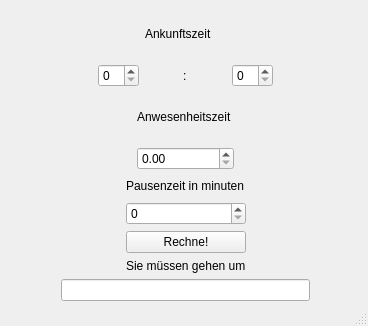
<?xml version="1.0" encoding="UTF-8"?>
<ui version="4.0">
 <class>MainWindow</class>
 <widget class="QMainWindow" name="MainWindow">
  <property name="geometry">
   <rect>
    <x>0</x>
    <y>0</y>
    <width>368</width>
    <height>326</height>
   </rect>
  </property>
  <property name="windowTitle">
   <string>Stundenrechner</string>
  </property>
  <widget class="QWidget" name="centralwidget">
   <widget class="QWidget" name="gridLayoutWidget">
    <property name="geometry">
     <rect>
      <x>30</x>
      <y>10</y>
      <width>311</width>
      <height>291</height>
     </rect>
    </property>
    <layout class="QGridLayout" name="gridLayout_2">
     <item row="2" column="0">
      <spacer name="horizontalSpacer">
       <property name="orientation">
        <enum>Qt::Horizontal</enum>
       </property>
       <property name="sizeHint" stdset="0">
        <size>
         <width>40</width>
         <height>20</height>
        </size>
       </property>
      </spacer>
     </item>
     <item row="2" column="1">
      <layout class="QGridLayout" name="gridLayout_4">
       <item row="0" column="1">
        <widget class="QLabel" name="label_3">
         <property name="text">
          <string>Anwesenheitszeit </string>
         </property>
        </widget>
       </item>
       <item row="1" column="2">
        <spacer name="horizontalSpacer_7">
         <property name="orientation">
          <enum>Qt::Horizontal</enum>
         </property>
         <property name="sizeHint" stdset="0">
          <size>
           <width>40</width>
           <height>20</height>
          </size>
         </property>
        </spacer>
       </item>
       <item row="1" column="1">
        <widget class="QDoubleSpinBox" name="doubleSpinBox"/>
       </item>
       <item row="1" column="0">
        <spacer name="horizontalSpacer_8">
         <property name="orientation">
          <enum>Qt::Horizontal</enum>
         </property>
         <property name="sizeHint" stdset="0">
          <size>
           <width>40</width>
           <height>20</height>
          </size>
         </property>
        </spacer>
       </item>
      </layout>
     </item>
     <item row="0" column="1">
      <layout class="QGridLayout" name="gridLayout_3">
       <item row="1" column="0">
        <spacer name="horizontalSpacer_2">
         <property name="orientation">
          <enum>Qt::Horizontal</enum>
         </property>
         <property name="sizeHint" stdset="0">
          <size>
           <width>40</width>
           <height>20</height>
          </size>
         </property>
        </spacer>
       </item>
       <item row="0" column="2">
        <widget class="QLabel" name="label_2">
         <property name="text">
          <string>Ankunftszeit</string>
         </property>
        </widget>
       </item>
       <item row="1" column="4">
        <spacer name="horizontalSpacer_3">
         <property name="orientation">
          <enum>Qt::Horizontal</enum>
         </property>
         <property name="sizeHint" stdset="0">
          <size>
           <width>40</width>
           <height>20</height>
          </size>
         </property>
        </spacer>
       </item>
       <item row="1" column="1">
        <widget class="QSpinBox" name="spinBox"/>
       </item>
       <item row="1" column="3">
        <widget class="QSpinBox" name="spinBox_2"/>
       </item>
       <item row="1" column="2">
        <layout class="QHBoxLayout" name="horizontalLayout">
         <item>
          <spacer name="horizontalSpacer_5">
           <property name="orientation">
            <enum>Qt::Horizontal</enum>
           </property>
           <property name="sizeHint" stdset="0">
            <size>
             <width>40</width>
             <height>20</height>
            </size>
           </property>
          </spacer>
         </item>
         <item>
          <widget class="QLabel" name="label_4">
           <property name="text">
            <string>:</string>
           </property>
          </widget>
         </item>
         <item>
          <spacer name="horizontalSpacer_6">
           <property name="orientation">
            <enum>Qt::Horizontal</enum>
           </property>
           <property name="sizeHint" stdset="0">
            <size>
             <width>40</width>
             <height>20</height>
            </size>
           </property>
          </spacer>
         </item>
        </layout>
       </item>
      </layout>
     </item>
     <item row="2" column="2">
      <spacer name="horizontalSpacer_4">
       <property name="orientation">
        <enum>Qt::Horizontal</enum>
       </property>
       <property name="sizeHint" stdset="0">
        <size>
         <width>40</width>
         <height>20</height>
        </size>
       </property>
      </spacer>
     </item>
     <item row="3" column="1">
      <layout class="QGridLayout" name="gridLayout_6">
       <item row="1" column="2">
        <spacer name="horizontalSpacer_12">
         <property name="orientation">
          <enum>Qt::Horizontal</enum>
         </property>
         <property name="sizeHint" stdset="0">
          <size>
           <width>40</width>
           <height>20</height>
          </size>
         </property>
        </spacer>
       </item>
       <item row="0" column="0">
        <spacer name="horizontalSpacer_10">
         <property name="orientation">
          <enum>Qt::Horizontal</enum>
         </property>
         <property name="sizeHint" stdset="0">
          <size>
           <width>40</width>
           <height>20</height>
          </size>
         </property>
        </spacer>
       </item>
       <item row="0" column="2">
        <spacer name="horizontalSpacer_11">
         <property name="orientation">
          <enum>Qt::Horizontal</enum>
         </property>
         <property name="sizeHint" stdset="0">
          <size>
           <width>40</width>
           <height>20</height>
          </size>
         </property>
        </spacer>
       </item>
       <item row="1" column="0">
        <spacer name="horizontalSpacer_9">
         <property name="orientation">
          <enum>Qt::Horizontal</enum>
         </property>
         <property name="sizeHint" stdset="0">
          <size>
           <width>40</width>
           <height>20</height>
          </size>
         </property>
        </spacer>
       </item>
       <item row="0" column="1">
        <widget class="QLabel" name="label_5">
         <property name="text">
          <string>Pausenzeit in minuten</string>
         </property>
        </widget>
       </item>
       <item row="1" column="1">
        <widget class="QSpinBox" name="spinBox_3"/>
       </item>
       <item row="2" column="1">
        <layout class="QGridLayout" name="gridLayout_7">
         <item row="0" column="0">
          <widget class="QPushButton" name="pushButton">
           <property name="text">
            <string>Rechne!</string>
           </property>
          </widget>
         </item>
         <item row="1" column="0">
          <widget class="QLabel" name="label">
           <property name="text">
            <string>Sie müssen gehen um</string>
           </property>
          </widget>
         </item>
        </layout>
       </item>
      </layout>
     </item>
     <item row="4" column="1">
      <widget class="QLineEdit" name="lineEdit"/>
     </item>
    </layout>
   </widget>
  </widget>
  <widget class="QStatusBar" name="statusbar"/>
 </widget>
 <resources/>
 <connections/>
</ui>
